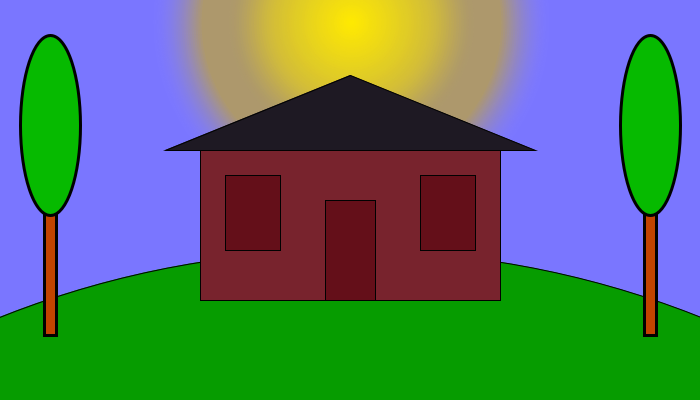
Frame 1 (no input)
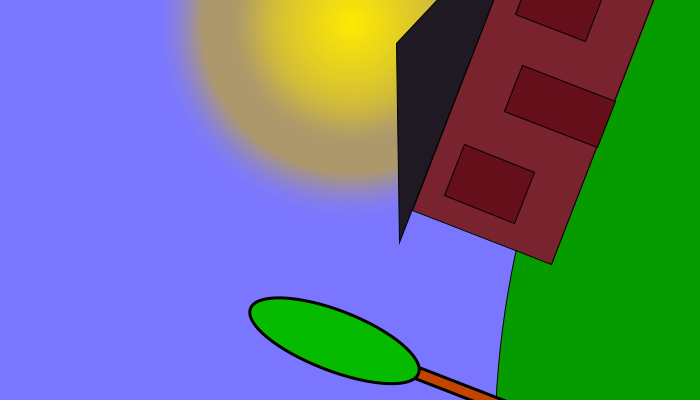
Frame 60 (the mouse pressed at the canvas centre just before this capture)
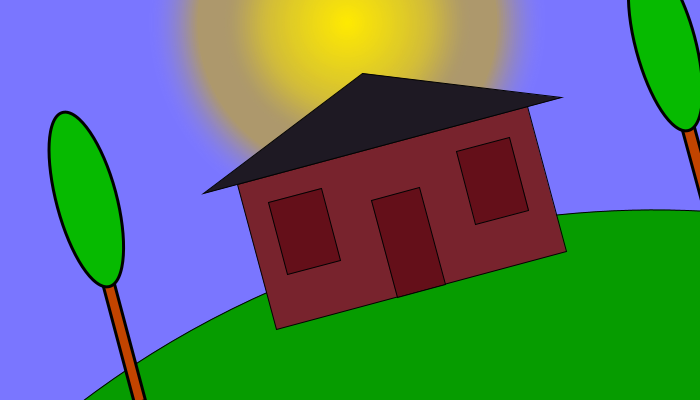
Frame 120 (the mouse held since frame 60 and released just before this capture)

The Processing sketch that drew these frames (run headless with seeded random() and noise(); from frame 60 on, the mouse is pressed at the canvas centre):

// Processing sketch: House_01_28_16
// ── House_01_28_16.pde
/* @title:   House_01_28_16
 * Class:   Web Apps 2016 2nd Semester 1:00 
 * @author:  Tiger Mou
 * Description: This program draws a house with two trees, a ground, and a shaking sun.
 *              The house, trees, and ground rotate around the center of the sun.
 */
void setup()
{
  size(700, 400); //size of the window
  smooth(4);      //make sure antialiasing is enabled
}
float x = 0;           //rotation count
int shakeWeight = 10;  //how hard to shake the sun
void draw()
{
  stroke(1);            //shape border
  background(122, 118, 255);  ///the sky is blue
  pushMatrix();          //matrix for spinning everything
  translate(350, 25);      //move the grid to the sun
  rotate(radians(x));    //rotate everything
  translate(-350, -25);    //put the grid "back"

  //draw the sun!
  pushMatrix();    //matrix for shaking the sun
  translate(random(shakeWeight)-(shakeWeight/2.0), random(shakeWeight)-(shakeWeight/2.0)); //translate the sun according to a random value calculated by the shake weight

  drawSun(350, 25, 1);     //draw the sun at x, y, scale
  popMatrix();    //remove sun shaking matrix

  //ground
  fill(6, 156, 0);          //the ground is green
  ellipse(350, 1150, 1850, 1800);    //make a big ellipse to be the ground

  pushMatrix();        //new matrix!

  //House body
  fill(120, 35, 45);        //this is the house color
  rect(200, 150, 300, 150);    //house body is rectangle
  //House roof
  fill(30, 25, 35);          //roof is darker
  triangle(165, 150, 535, 150, 350, 75);  //roof is a triangle
  //window(s)
  drawWindow(225, 175, 1);    //draw windows at x, y, scale
  drawWindow(420, 175, 1);    //draw windows at x, y, scale

  popMatrix();            //pop the matrix!
  int doorWidth = 50;      //door sizing
  int doorHeight = 100;    //door sizing
  fill(100, 15, 25);          //door color!
  rect(350 - (doorWidth/2), 300-doorHeight, doorWidth, doorHeight);  //door is mathed at center of house
  //tree(s)
  drawTree(650, 125, 3);      //trees are centered at x, y, scale
  drawTree(50, 125, 3);      //trees are centered at x, y, scale
  float yass = (mouseX-(width/2.0))/20.0;     //rotation is equal to mouse x squared
  x+=(yass * abs(yass));             //change rotation
  popMatrix();                // pop spinning matrix
}
/* 
 * function to draw the sun centered at x, y, and scales the sun
 * @param x  x location of the center of the sun
 * @param y  y location of the center of the sun
 * @param scale scale size of the sun
 */
void drawSun(int x, int y, int scale) {
  pushMatrix();    //matrix for positioning scaling sun
  translate(x, y);  //move the sun
  scale(scale);    //scale the sun
  //SunCenter
  fill(255, 234, 0);    //sun is color
  ellipse(0, 0, 50, 50);  //draw sun
  //Sun "glow" (I played around with the colors and things until it looked good)
  int colorR = 255;
  int colorG = 234;
  int colorB = 0;
  //gradient colors of circles
  noStroke();
  for (int radius = 500; radius >= 300; radius-=4) {
    //Sun outer ring
    int secondRad = radius - 350;
    fill(179-(((179-122)/25)*(secondRad)/4), 158-(((158-118)/25)*(secondRad)/4), 95-(((95-255)/25)*(secondRad)/4), ((float)(-radius)+400) * 100.0 / 400.0);
    //background(122,118,255);
    ellipse(0, 0, radius, radius);
  }
  //Sun inner portion (gradient colors of circles)
  for (int radius = 300; radius >= 0; radius-=5) {
    noStroke();
    //change the color of the sun each draw
    fill(colorR - (radius * 255 / 1000), colorG - (radius * 255 / 1000), colorB + (radius * 255 / 800), ((float)(-radius)+250) * 255.0 / 300.0);
    ellipse(0, 0, radius, radius);
  }
  popMatrix();
  stroke(1); //reset to 1
}
/**
 * function to draw the window centered at x, y, and scales the window
 * @param x  x location of the top left corner of the window
 * @param y  y location of the top left corner of the window
 * @param scale scale size of the window
 */
void drawWindow(int x, int y, int scale) {
  pushMatrix();    //matrix for positioning, scaling windows
  translate(x, y);  //move window
  scale(scale);    //scale window
  fill(100, 15, 25);  //window color
  //window rectangle
  rect(0, 0, 55, 75);  //window is a rectangle
  popMatrix();
}

/**
 * function to draw the tree centered at x, y, and scales the tree
 * @param x  x location of the center of the tree
 * @param y  y location of the center of the tree
 * @param scale scale size of the tree
 */
void drawTree(int x, int y, int scale) {
  pushMatrix();    //matrix for positioning, scaling trees
  translate(x, y);  //position the tree
  scale(scale);    //scale the tree
  //trunk
  int trunkWidth = 4;  //width of the trunk
  fill(194, 68, 0);      //trunk color
  rect(0-(trunkWidth/2), 0, trunkWidth, 70);    //center the trunk at the x y location

  fill(6, 186, 0);      //leaves are green
  ellipse(0, 0, 20, 60);  //center ellipse at xy, sizing
  popMatrix();
}
